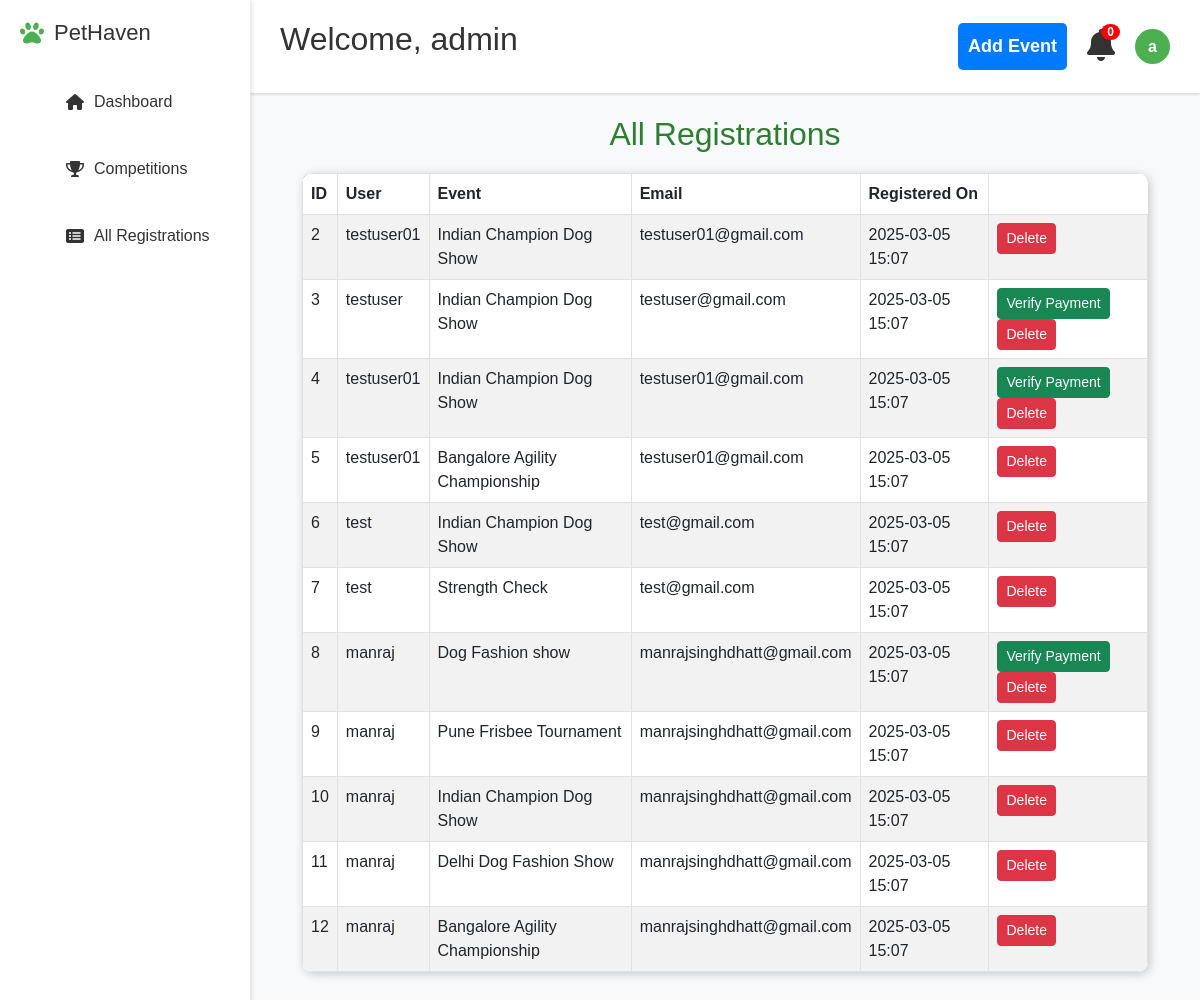
/all-registrations (signed in), run on an earlier commit of the app's database.
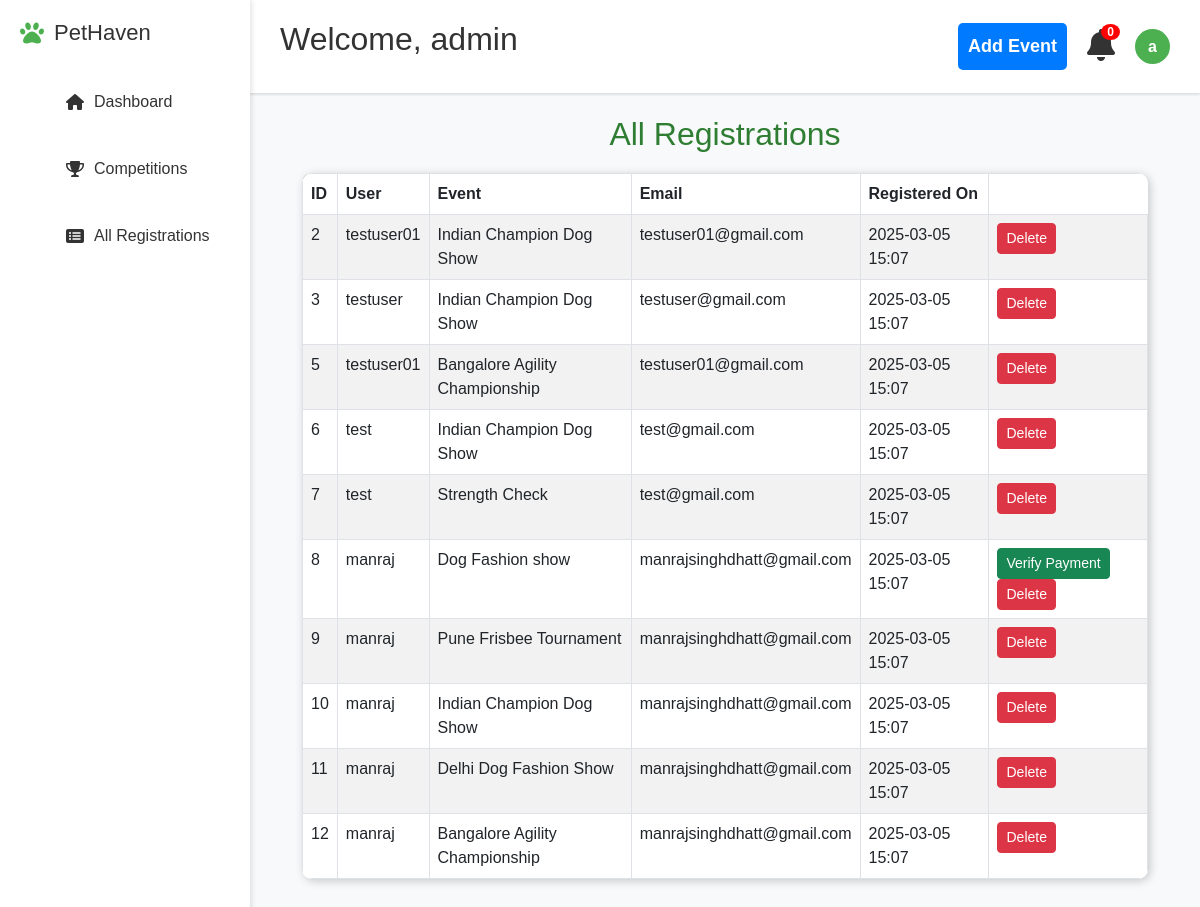
And on a later commit of the database.
### models.py (models this page shows)
class User(db.Model, UserMixin):
    id = db.Column(db.Integer, primary_key=True)
    username = db.Column(db.String(100), unique=True, nullable=False)
    email = db.Column(db.String(120), unique=True, nullable=False)
    password = db.Column(db.String(60), nullable=False)
    is_admin = db.Column(db.Boolean, default=False)

class Registration(db.Model):
    id = db.Column(db.Integer, primary_key=True)
    user_id = db.Column(db.Integer, db.ForeignKey('user.id'), nullable=False)
    event_id = db.Column(db.Integer, db.ForeignKey('event.id'), nullable=False)
    pet_name = db.Column(db.String(100), nullable=False)
    pet_type = db.Column(db.String(100), nullable=False)
    pet_age=db.Column(db.Integer,nullable=False)
    paid = db.Column(db.Boolean, default=False)
    timestamp = db.Column(db.DateTime, default=lambda: datetime.now(timezone.utc))
    event = db.relationship('Event', backref=db.backref('registrations', lazy=True))
    user = db.relationship('User', backref=db.backref('registrations', lazy=True))

class Event(db.Model):
    id = db.Column(db.Integer, primary_key=True)
    title = db.Column(db.String(200), nullable=False)
    description = db.Column(db.Text, nullable=False)
    date = db.Column(db.String(50), nullable=False)
    location=db.Column(db.String(250),nullable=False)
    prizes=db.Column(db.String(200),nullable=False)
    eligibility=db.Column(db.String(250),nullable=False)
    fee = db.Column(db.Float, default=500)
    image_filename = db.Column(db.String(200), nullable=False, default="default.jpg")

### app.py (the view)
@app.route('/all-registrations')
@login_required
def all_registrations():
    if not current_user.is_admin:
        flash("Unauthorized access!", "danger")
        return redirect(url_for('home'))
    registrations = Registration.query.all()  # Fetch all registrations
    return render_template('all_registrations.html', registrations=registrations)

### app.py (called while the page is built)
@login_manager.user_loader
def load_user(user_id):
    return db.session.get(User, int(user_id))

### templates/all_registrations.html
{% extends "base.html" %}
{% block content %}
<div class="container">
    <h2 class="text-center" style="color: #2e7d32;">All Registrations</h2>
    <table class="table table-striped table-bordered">
        <thead class="thead-dark">
            <tr>
                <th>ID</th>
                <th>User</th>
                <th>Event</th>
                <th>Email</th>
                <th>Registered On</th>
            </tr>
        </thead>
        <tbody>
            {% for reg in registrations %}
            <tr>
                <td>{{ reg.id }}</td>
                <td>{{ reg.user.username }}</td>
                <td>{{ reg.event.title }}</td>
                <td>{{ reg.user.email }}</td>
                <td>
                    {% if reg.timestamp %}
                        {{ reg.timestamp.strftime('%Y-%m-%d %H:%M') }}
                    {% else %}
                        N/A
                    {% endif %}
                    <td>
                        {% if not reg.paid %}
                            <a href="{{ url_for('verify_payment', registration_id=reg.id) }}" class="btn btn-success btn-sm">Verify Payment</a>
                        {% endif %}
                        <a href="{{ url_for('delete_registration', registration_id=reg.id) }}" class="btn btn-danger btn-sm">Delete</a>
                    </td>
                </td>
            </tr>
            {% endfor %}
        </tbody>
    </table>
</div>
{% endblock %}

### templates/base.html (shortened to what this page needs)
<!DOCTYPE html>
<html lang="en">
<head>
    <link rel="stylesheet" href="https://cdnjs.cloudflare.com/ajax/libs/font-awesome/6.0.0/css/all.min.css">
    <link href="https://cdn.jsdelivr.net/npm/bootstrap@5.3.0/dist/css/bootstrap.min.css" rel="stylesheet">
    <link rel="stylesheet" href="{{ url_for('static', filename='css/style.css') }}">
</head>
<body>
    {% if current_user.is_authenticated %}
        <div class="navbar" id="navbar">
            <h2>Welcome, {{ current_user.username }}</h2>
            <div class="nav-right">
                {% if current_user.is_admin %}
                    <a href="{{ url_for('add_event') }}" class="add-event-btn"> Add  Event</a>
                    {% endif %}
                <div class="notification">
                    <i class="fas fa-bell fa-2x"></i>
                    <span class="badge">0</span>
                </div>
                <div class="profile-dropdown">
                    <div class="profile" onclick="toggleDropdown()">
                        <div class="profile-pic">{{ current_user.username[0] }}</div>
                    </div>
                </div>
            </div>
            </div>
            <div class="sidebar" id="sidebar">
                <div class="logo">
                    <i class="fas fa-paw"></i>
                    <h2>PetHaven</h2>
                </div>
                <ul class="nav-menu">
                    <li class="nav-item {% if request.endpoint == 'dashboard' %}active{% endif %}">
                        <a href="{{ url_for('dashboard') }}"><i class="fas fa-home"></i> Dashboard</a>
                    </li>
                    <li class="nav-item {% if request.endpoint == 'competitions' %}active{% endif %}">
                        <a href="{{ url_for('competitions') }}"><i class="fas fa-trophy"></i> Competitions</a>
                    </li>
                    <li class="nav-item {% if request.endpoint == 'registrations' %}active{% endif %}">
                        {% if current_user.is_admin %}
                            <a href="{{ url_for('all_registrations') }}"><i class="fas fa-list-alt"></i> All Registrations</a>
                        {% else %}
                            <a href="{{ url_for('registrations') }}"><i class="fas fa-calendar-check"></i> My Registrations</a>
                        {% endif %}
                    </li>
                </ul>
            </div>
    {% endif %}
    <div class="main-content">
        {% block content %}{% endblock %}
    </div>
</body>
</html>

### static/css/style.css (style rules this page uses)
body { font-family: 'Poppins', Arial, sans-serif; margin: 0px; padding: 0; margin-top: 75px; background-color: #f8f9fa; height: 100vh; color: #333; }
.sidebar { position: fixed; left: 0; top: 0; height: 100%; width: 250px; background: white; box-shadow: 2px 0 5px rgba(0,0,0,0.1); padding: 20px; z-index: 990; transform: translateX(0); transition: transform 0.3s ease-in-out; }
.logo { display: flex; align-items: center; gap: 10px; margin-bottom: 30px; }
.logo i { color: #4CAF50; font-size: 24px; }
.logo h2 { font-size: 22px; margin: 0; }
.nav-menu { list-style: none; }
.nav-item { margin: 15px 0; padding: 12px; border-radius: 8px; cursor: pointer; }
.nav-item a { text-decoration: none; color: inherit; display: flex; align-items: center; width: 100%; padding: 2px; background-color: none; }
.nav-item i { margin-right: 10px; }
.navbar { position: fixed; left: 250px; top: 0; width: calc(100% - 250px); display: flex; align-items: center; background: white; padding: 15px 30px; z-index: 100; box-shadow: 0 2px 2px rgba(0,0,0,0.1); transition: left 0.3s ease-in-out, width 0.3s ease-in-out; }
.navbar h2 { flex: 1; padding-top: 5px; text-align: start; }
.nav-right { display: flex; align-items: center; gap: 20px; }
.notification { position: relative; cursor: pointer; }
.badge { position: absolute; top: -5px; right: -5px; background: red; color: white; padding: 2px 6px; border-radius: 50%; font-size: 12px; }
.profile { display: flex; align-items: center; gap: 10px; }
.profile-pic { width: 35px; height: 35px; border-radius: 50%; background: #4CAF50; display: flex; align-items: center; justify-content: center; color: white; font-weight: bold; }
.main-content { margin-left: 250px; padding: 40px; z-index: 10000; min-width: 500px; width: calc(100% - 250px); }
.profile-dropdown { position: relative; cursor: pointer; }
.profile { display: flex; align-items: center; gap: 10px; cursor: pointer; }
.add-event-btn { display: inline-block; background: #1d1de4; color: white; padding: 10px 20px; border-radius: 5px; text-decoration: none; font-weight: bold; transition: background 0.3s; border: none; cursor: pointer; }
.table { background: white; border-radius: 10px; overflow: hidden; box-shadow: 2px 2px 10px rgba(0, 0, 0, 0.2); }
thead { background: #2e7d32; color: white; }
h2 { margin-bottom: 20px; }
.add-event-btn { width: 100%; background-color: #007bff; color: white; padding: 10px; font-size: 18px; border: none; border-radius: 5px; cursor: pointer; transition: background 0.3s ease; }

What changed in the data, as far as the page shows it:
removed Registration: id "4", user.username "testuser01", event "Indian Champion Dog Show", user.email "testuser01@gmail.com", timestamp "2025-03-05 15:07"
changed Registration "testuser": no longer shows "Verify Payment"
